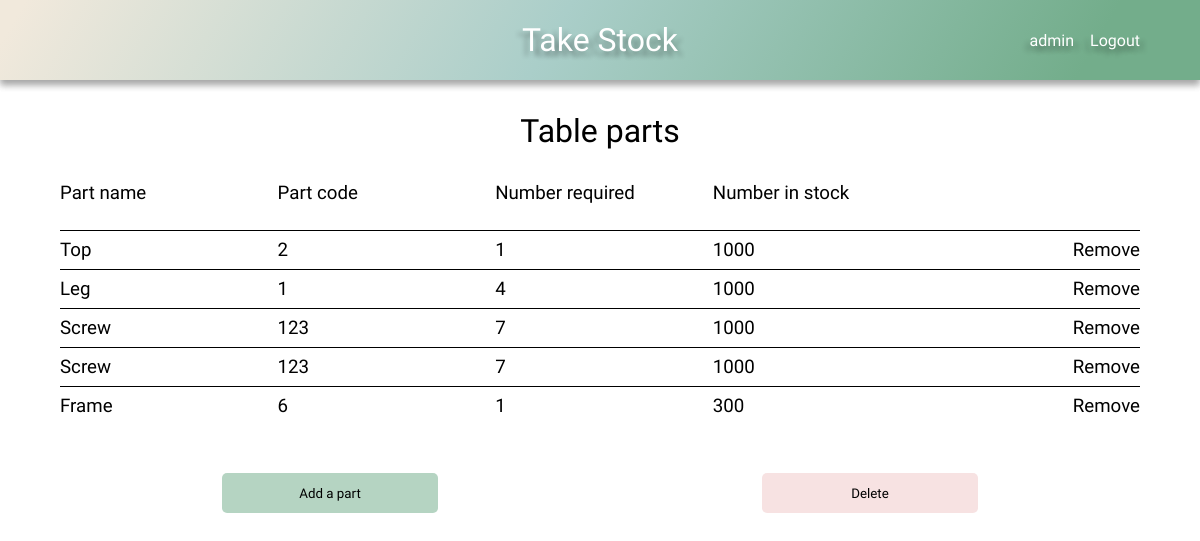
The app's page /product-detail/1 (signed in), older data.
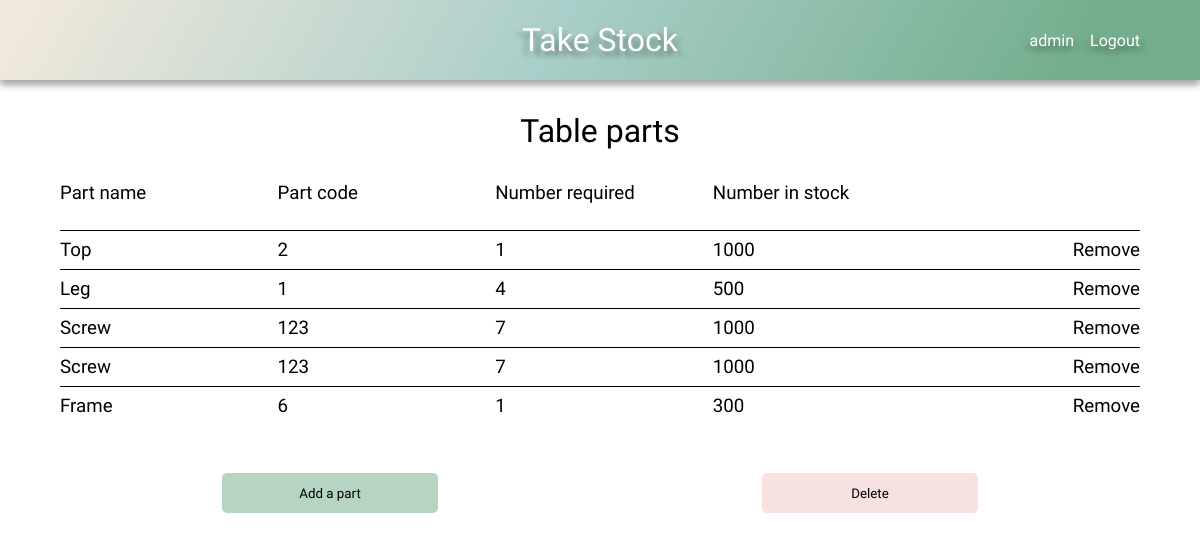
The same page, newer data.
### stock/models.py (models this page shows, shortened)
class Parts(models.Model):
    product_part_belongs_to = models.ForeignKey(
        Product, on_delete=models.CASCADE
        )
    item = models.ForeignKey(
        Stock,
        on_delete=models.CASCADE
        )
    number_required = models.IntegerField()
    company = models.ForeignKey(User, on_delete=models.CASCADE, default=1)

class Stock(models.Model):
    name = models.CharField(max_length=100)
    code = models.CharField(max_length=100)
    number_in_stock = models.IntegerField()
    company = models.ForeignKey(User, on_delete=models.CASCADE, default=1)

### stock/views.py (the view)
# urls.py: path('product-detail/<int:pk>', product_detail, name='product-detail'),
def product_detail(request, pk):
    default_user = request.user
    product_parts = Parts.objects.filter(
        company=default_user).filter(product_part_belongs_to=pk)
    product = Product.objects.filter(
        company=default_user).filter(id=pk).first()
    context = {
        'product_parts': product_parts,
        'product': product,
    }
    return render(request, 'product_detail.html', context)

### stock/context_processors.py (called while the page is built)
def base(request):
    default_user = request.user
    return ({'default_user': default_user})

### stock/models.py (called while the page is built)
    def __str__(self):
        return f'{self.name}'

### stock/templates/product_detail.html
{% extends 'base.html' %}
{% load static %}
{% block head %}
    <link rel="stylesheet" href="{% static 'css/style.css' %}">
    <link rel="stylesheet" href="{% static 'css/grid.css' %}">
{% endblock %}
{% block content %}
    <h1>{{ product }} parts</h1>
    {% if not product_parts %}
        <h2 class="center">This product has no parts!</h3>
    {% else %}
        <div class="grid">
            <div class="grid-headings grid-5">
                <h3>Part name</h3>
                <h3>Part code</h3>
                <h3>Number required</h3>
                <h3>Number in stock</h3>
            </div>
            {% for part in product_parts %}
                <div class="grid-row grid-5">
                    <div class="item-name-content">
                        <h3>{{ part.item.name }}</h3>
                    </div>
                    <div class="item-code-content">
                        <h3>{{ part.item.code }}</h3>
                    </div>
                    <div class="item-required-content">
                        <h3>{{ part.number_required }}</h3>
                    </div>
                    <div class="item-number-content">
                        <h3>{{ part.item.number_in_stock }}</h3>
                    </div>
                    <div class="update">
                        <h3><a href="{% url 'delete-part' part.id %}">Remove</a></h3>
                    </div>
                </div>
            {% endfor %}
    {% endif %}
            <div class="grid-buttons">
                <a href="{% url 'add_more_parts' product.pk %}"><input class="btn grid-btn btn-submit btn-hover" type="button" value="Add a part"></input></a>
                <a href="{% url 'delete-product' product.id %}"><input class="btn grid-btn btn-delete btn-hover" type="button" value="Delete"></input></a>
            </div>
        </div>
{% endblock %}

Row changes from the older to the newer data that the page shows:
changed through a linked row, Parts "Leg": item.number_in_stock "1000" → "500"
